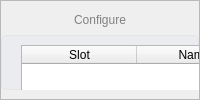
                     <widget class="QFrame" name="frame_5">
                      <property name="frameShape">
                       <enum>QFrame::Shape::StyledPanel</enum>
                      </property>
                      <property name="frameShadow">
                       <enum>QFrame::Shadow::Raised</enum>
                      </property>
                      <layout class="QVBoxLayout" name="verticalLayout_32">
                       <property name="spacing">
                        <number>5</number>
                       </property>
                       <property name="leftMargin">
                        <number>0</number>
                       </property>
                       <property name="topMargin">
                        <number>9</number>
                       </property>
                       <property name="rightMargin">
                        <number>0</number>
                       </property>
                       <property name="bottomMargin">
                        <number>9</number>
                       </property>
                       <item>
                        <widget class="QLabel" name="label_2">
                         <property name="minimumSize">
                          <size>
                           <width>0</width>
                           <height>20</height>
                          </size>
                         </property>
                         <property name="maximumSize">
                          <size>
                           <width>16777215</width>
                           <height>20</height>
                          </size>
                         </property>
                         <property name="styleSheet">
                          <string notr="true">color: rgb(129, 129, 129);</string>
                         </property>
                         <property name="text">
                          <string>Configure</string>
                         </property>
                         <property name="alignment">
                          <set>Qt::AlignmentFlag::AlignCenter</set>
                         </property>
                        </widget>
                       </item>
                       <item>
                        <widget class="QFrame" name="cfg_cnt">
                         <property name="maximumSize">
                          <size>
                           <width>570</width>
                           <height>16777215</height>
                          </size>
                         </property>
                         <property name="styleSheet">
                          <string notr="true">QFrame#cfg_cnt{
	border: 1px solid #E3E4E6;
	border-radius: 5px;
	background: #EBECEF;
}</string>
                         </property>
                         <property name="frameShape">
                          <enum>QFrame::Shape::StyledPanel</enum>
                         </property>
                         <property name="frameShadow">
                          <enum>QFrame::Shadow::Raised</enum>
                         </property>
                         <widget class="QSpinBox" name="cfg_days_per_cycle">
                          <property name="geometry">
                           <rect>
                            <x>110</x>
                            <y>370</y>
                            <width>81</width>
                            <height>30</height>
                           </rect>
                          </property>
                         </widget>
                         <widget class="QSpinBox" name="cfg_daily_slots">
                          <property name="geometry">
                           <rect>
                            <x>300</x>
                            <y>370</y>
                            <width>91</width>
                            <height>30</height>
                           </rect>
                          </property>
                         </widget>
                         <widget class="QLabel" name="dp_txt">
                          <property name="geometry">
                           <rect>
                            <x>20</x>
                            <y>375</y>
                            <width>81</width>
                            <height>20</height>
                           </rect>
                          </property>
                          <property name="maximumSize">
                           <size>
                            <width>16777215</width>
                            <height>20</height>
                           </size>
                          </property>
                          <property name="styleSheet">
                           <string notr="true"/>
                          </property>
                          <property name="text">
                           <string>Days per cycle: </string>
                          </property>
                          <property name="alignment">
                           <set>Qt::AlignmentFlag::AlignLeading|Qt::AlignmentFlag::AlignLeft|Qt::AlignmentFlag::AlignVCenter</set>
                          </property>
                         </widget>
                         <widget class="QLabel" name="label_4">
                          <property name="geometry">
                           <rect>
                            <x>210</x>
                            <y>375</y>
                            <width>91</width>
                            <height>20</height>
                           </rect>
                          </property>
                          <property name="maximumSize">
                           <size>
                            <width>16777215</width>
                            <height>20</height>
                           </size>
                          </property>
                          <property name="styleSheet">
                           <string notr="true">
</string>
                          </property>
                          <property name="text">
                           <string>Periods per day:</string>
                          </property>
                          <property name="alignment">
                           <set>Qt::AlignmentFlag::AlignLeading|Qt::AlignmentFlag::AlignLeft|Qt::AlignmentFlag::AlignVCenter</set>
                          </property>
                         </widget>
                         <widget class="QTableWidget" name="slot_edit_table">
                          <property name="geometry">
                           <rect>
                            <x>20</x>
                            <y>10</y>
                            <width>250</width>
                            <height>311</height>
                           </rect>
                          </property>
                          <property name="editTriggers">
                           <set>QAbstractItemView::EditTrigger::DoubleClicked|QAbstractItemView::EditTrigger::EditKeyPressed</set>
                          </property>
                          <property name="selectionMode">
                           <enum>QAbstractItemView::SelectionMode::SingleSelection</enum>
                          </property>
                          <property name="showGrid">
                           <bool>false</bool>
                          </property>
                          <attribute name="horizontalHeaderVisible">
                           <bool>true</bool>
                          </attribute>
                          <attribute name="horizontalHeaderDefaultSectionSize">
                           <number>115</number>
                          </attribute>
                          <attribute name="verticalHeaderVisible">
                           <bool>false</bool>
                          </attribute>
                          <column>
                           <property name="text">
                            <string>Slot</string>
                           </property>
                          </column>
                          <column>
                           <property name="text">
                            <string>Name</string>
                           </property>
                          </column>
                         </widget>
                         <widget class="QTableWidget" name="day_edit_table">
                          <property name="geometry">
                           <rect>
                            <x>300</x>
                            <y>10</y>
                            <width>250</width>
                            <height>311</height>
                           </rect>
                          </property>
                          <property name="editTriggers">
                           <set>QAbstractItemView::EditTrigger::DoubleClicked|QAbstractItemView::EditTrigger::EditKeyPressed</set>
                          </property>
                          <property name="selectionMode">
                           <enum>QAbstractItemView::SelectionMode::SingleSelection</enum>
                          </property>
                          <property name="showGrid">
                           <bool>false</bool>
                          </property>
                          <attribute name="horizontalHeaderVisible">
                           <bool>true</bool>
                          </attribute>
                          <attribute name="horizontalHeaderDefaultSectionSize">
                           <number>115</number>
                          </attribute>
                          <attribute name="verticalHeaderVisible">
                           <bool>false</bool>
                          </attribute>
                          <column>
                           <property name="text">
                            <string>Day</string>
                           </property>
                          </column>
                          <column>
                           <property name="text">
                            <string>Name</string>
                           </property>
                          </column>
                         </widget>
                         <widget class="QPushButton" name="add_break_btn">
                          <property name="geometry">
                           <rect>
                            <x>410</x>
                            <y>370</y>
                            <width>131</width>
                            <height>30</height>
                           </rect>
                          </property>
                          <property name="toolTip">
                           <string>&lt;html&gt;&lt;head/&gt;&lt;body&gt;&lt;p&gt;Add timetable Break, Lunch or Study.&lt;/p&gt;&lt;/body&gt;&lt;/html&gt;</string>
                          </property>
                          <property name="styleSheet">
                           <string notr="true">#add_break_btn{padding: 5px;
background: #57954F;
color: #F3F4F6;
border-radius: 3px;}</string>
                          </property>
                          <property name="text">
                           <string>  Add School Break</string>
                          </property>
                          <property name="icon">
                           <iconset resource="../assets/icons.qrc">
                            <normaloff>:/icons/icons/plus.svg</normaloff>:/icons/icons/plus.svg</iconset>
                          </property>
                          <property name="iconSize">
                           <size>
                            <width>14</width>
                            <height>14</height>
                           </size>
                          </property>
                         </widget>
                        </widget>
                       </item>
                      </layout>
                     </widget>
